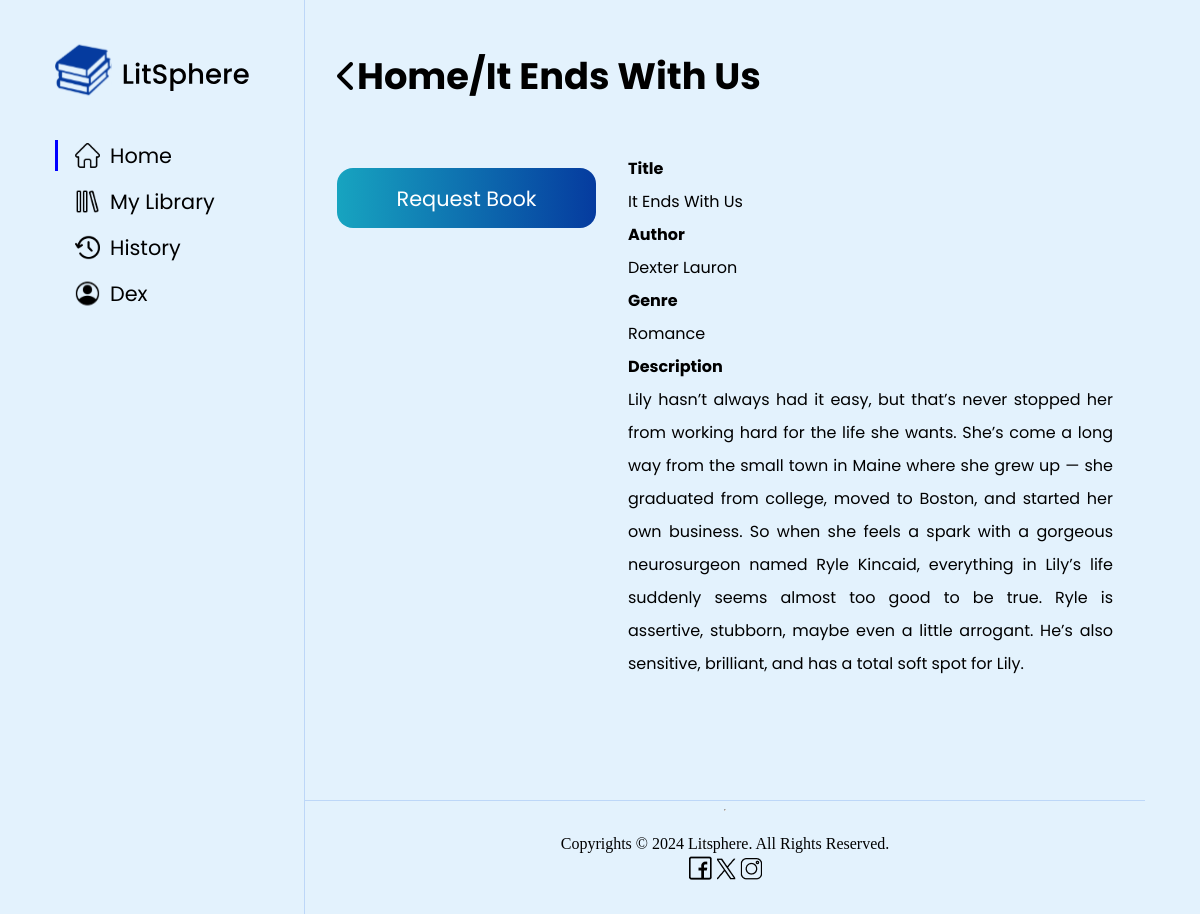
The page /dashboard/bookpage.php?book_id=1 (signed in) on the database its author committed.
### tables this page shows
CREATE TABLE `books` (
  `BookID` int(11) NOT NULL,
  `Title` varchar(255) NOT NULL,
  `AuthorName` varchar(255) NOT NULL,
  `Genre` varchar(100) DEFAULT NULL,
  `CoverImageURL` varchar(255) DEFAULT NULL,
  `Description` text DEFAULT NULL,
  `Status` enum('Available','Borrowed') DEFAULT 'Available'
);

### dashboard/bookpage.php (the view, shortened to what this page needs)
<?php
include('../connection.php');
$bookID = isset($_GET['book_id']) ? intval($_GET['book_id']) : 0;
$bookQuery = $conn->prepare("SELECT * FROM Books WHERE BookID = ?");
$bookQuery->bind_param("i", $bookID);
$bookQuery->execute();
$bookResult = $bookQuery->get_result();
$book = $bookResult->fetch_assoc();
?>
<!doctype HTML>
<html>
    <head>
        <link rel="stylesheet" href="reader.css">
        <link rel="stylesheet" href="https://cdnjs.cloudflare.com/ajax/libs/font-awesome/6.6.0/css/all.min.css" />
    </head>
    <body>
        <div class="parent">
            <nav class="nav_container">
                <ul>
                    <img src="/nav_icon/Logo and Name.svg" alt="Logo & Name" style="width: 200px; height: 90px; margin-bottom: 25px; margin-top: 25px;">
                    <li>
                        <a href="bookprev.php" class="active">
                            <img src="/nav_icon/Home Icon.svg" alt="Home">
                            <span class="nav_item">Home</span>
                        </a>
                    </li>
                    <li>
                        <a href="mylib.php">
                            <img src="/nav_icon/Library Icon.svg" alt="Library">
                            <span class="nav_item">My Library</span>
                        </a>
                    </li>
                    <li>
                        <a href="history.php">
                            <img src="/nav_icon/History Icon.svg" alt="History">
                            <span class="nav_item">History</span>
                        </a>
                    </li>
                    <li>
                        <a href="profile.php">
                            <img src="/nav_icon/Profile Icon.svg" alt="Profile">
                            <span class="nav_item">
                                <?php
                                    if (isset($_SESSION['fname'])) {
                                        echo htmlspecialchars($_SESSION['fname']);
                                    } else {
                                        echo "Guest";
                                    }
                                ?>
                            </span>
                        </a>
                    </li>
                </ul>
            </nav>
            <div class="content_wrapper">
                <div class="content_container">
                    <div class="current_page">
                        <i class="fa-solid fa-chevron-left fa-2x"></i>
                        <h3>Home/It Ends With Us</h3>
                    </div>
                    <div class="book_page">
                        <div class="req_book">
                            <button id="requestButton">Request Book</button>
                        </div>
                        <div class="book_deets">
                            <h6 class="header">Title</h6>
                            <p><?php echo htmlspecialchars($book['Title']); ?></p>
                            <h6 class="header">Author</h6>
                            <p><?php echo htmlspecialchars($book['AuthorName']); ?></p>
                            <h6 class="header">Genre</h6>
                            <p><?php echo htmlspecialchars($book['Genre']); ?></p>
                            <h6 class="header">Description</h6>
                            <p><?php echo nl2br(htmlspecialchars($book['Description'])); ?></p>
                        </div>
                    </div>
                </div>
                <footer>
                    <hr>
                    <p>Copyrights &#169; 2024 Litsphere. All Rights Reserved.</p>
                    <div class="iContainer">
                        <a href="#"><img src="/footer_icon/Facebook Logo.png" alt="Facebook Logo"></a>
                        <a href="#"><img src="/footer_icon/Twitter Logo.png" alt="Twitter Logo"></a>
                        <a href="#"><img src="/footer_icon/Instagram Logo.png" alt="Instagram Logo"></a>
                    </div>
                </footer>
            </div>
        </div>
    </body>
</html>

### dashboard/reader.css (style rules this page uses)
* { box-sizing: border-box; }
body { margin: 0; background-color: #E3F2FD; }
.parent { display: flex; flex-direction: row; margin: auto; justify-content: center; width: 100%; }
.nav_container { display: flex; flex-direction: column; width: 250px; border-right: 1px solid; border-right-color: #5185e641; position: relative; top: 0; bottom: 0; left: 0; min-height: 100vh; }
.nav_container a { display: flex; flex-direction: row; align-items: center; font-family: 'Poppins'; text-decoration: none; font-size: 1.3rem; width: 75%; color: black; margin-bottom: 15px; margin-right: 15px; padding-left: 20px; }
.active { border-left: 3px solid blue; padding-left: 17px !important; }
ul { padding: 0px; margin: 0; display: flex; flex-direction: column; }
li img { width: 25px; height: 25px; margin-right: 10px; }
ul li { position: relative; list-style: none; }
.content_wrapper { width: 70%; }
.content_wrapper a { text-decoration: none; color:white; }
.content_container { position: relative; display: flex; flex-direction: column; padding-top: 3rem; padding-bottom: 3rem; padding-left: 2rem; padding-right: 2rem; min-height: 100vh; }
footer { display: flex; flex-direction: column; border-top: 1px solid; border-top-color: #5185e641; text-align: center; }
footer p { margin-bottom: 3px; }
.iContainer { margin-bottom: 30px; }
.book_page { margin-top: 2rem; display: flex; }
.current_page { display: flex; height: 10%; align-items: center; }
.current_page h3 { font-family: 'Poppins'; font-size: 2.3rem; margin: 0; }
.req_book { display: flex; flex-direction: column; }
.req_book button { font-family: 'Poppins'; font-size: 1.3rem; color: white; border: none; border-radius: 16px; height: 60px; width: 259px; background-image: linear-gradient(to right, #17A4C0, #053B9F); }
.book_deets { margin-left: 2rem; margin-top: 1rem; display: flex; flex-direction: column; align-items: stretch; line-height: 33px; }
.book_deets .header { font-family: 'Poppins'; margin: 0; font-size: 1rem; }
.book_deets p { font-family: 'Poppins'; margin: 0; text-align: justify; }

### rows shown on the page
books: Title "It Ends With Us", AuthorName "Dexter Lauron", Genre "Romance", Description "Lily hasn’t always had it easy, but that’s never stopped her from working hard for the life she wants. She’s come a long way from the small town in Maine where she grew up — she graduated from college, moved to Boston, and started her own business. So when she feels a spark with a gorgeous neurosurgeon named Ryle Kincaid, everything in Lily’s life suddenly seems almost too good to be true. Ryle is assertive, stubborn, maybe even a little arrogant. He’s also sensitive, brilliant, and has a total soft spot for Lily."

### other values the page prints
$_SESSION['fname'] "Dex"
